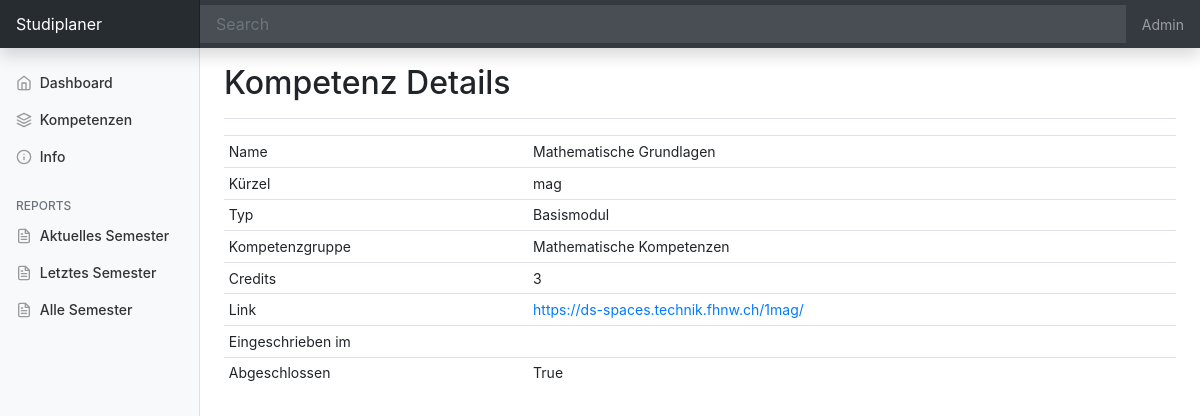
The app's page /course/3/ with its own data.
### kompetenzen/models.py (models this page shows, shortened)
class course(models.Model):
    id = models.AutoField(primary_key=True)
    name = models.CharField(max_length=200, null=True)
    shortname = models.CharField(max_length=10, null=True)
    type = models.ForeignKey(course_type, null=True, on_delete=models.SET_NULL)
    group = models.ForeignKey(course_group, null=True, on_delete=models.SET_NULL)
    credits = models.IntegerField(null=True)
    date_created = models.DateTimeField(auto_now_add=True)
    done = models.BooleanField(default=False)
    semester = models.ForeignKey(course_semester, null=True, on_delete=models.SET_NULL, blank=True)
    link = models.CharField(max_length=300, null=True)

class course_type(models.Model):
    id = models.AutoField(primary_key=True)
    name = models.CharField(max_length=100, null=True)
    date_created = models.DateTimeField(auto_now_add=True)
    def __str__(self):
        return self.name

class course_group(models.Model):
    id = models.AutoField(primary_key=True)
    name = models.CharField(max_length=100, null=True)
    maxcredits = models.IntegerField(null=True)
    mincredits = models.IntegerField(null=True)
    date_created = models.DateTimeField(auto_now_add=True)
    def __str__(self):
        return self.name

### kompetenzen/views.py (the view)
# urls.py: path('course/<str:pk>/', views.coursedetail, name="coursedetail"),
def coursedetail(request, pk):
     co = course.objects.get(id=pk)
     context = {'course':co}
     return render(request, 'kompetenzen/course.html', context)

### kompetenzen/templates/kompetenzen/course.html
{% extends 'kompetenzen/main.html' %}
{% block content %}
<main role="main" class="col-md-9 ml-sm-auto col-lg-10 px-md-4">
  <div class="d-flex justify-content-between flex-wrap flex-md-nowrap align-items-center pt-3 pb-2 mb-3 border-bottom">
    <h1 class="h2">Kompetenz Details</h1>
  </div>
  <div class="table-responsive">
    <table class="table table-striped table-sm">
      <thead>
        <tr>
          <td>Name</td>
          <td>{{course.name}}</td>
        </tr>
        <tr>
          <td>Kürzel</td>
          <td>{{course.shortname}}</td>
        </tr>
        <tr>
          <td>Typ</td>
          <td>{{course.type}}</td>
        </tr>
        <tr>
          <td>Kompetenzgruppe</td>
          <td>{{course.group}}</td>
        </tr>
        <tr>
          <td>Credits</td>
          <td>{{course.credits}}</td>
        </tr>
        <tr>
          <td>Link</td>
          <td><a href="{{course.link}}" target="_blank">{{course.link}}</a></td>
        </tr>
        <tr>
          <td>Eingeschrieben im</td>
          <td>{{course.signed_up}}</td>
        </tr>
        <tr>
          <td>Abgeschlossen</td>
          <td>{{course.done}}</td>
        </tr>
      </thead>
    </table>
  </div>
</main>
{% endblock %}

### static/css/main.css (style rules this page uses)
body { background-color: #ffffff; }

### static/css/dashboard.css (style rules this page uses)
body { font-size: .875rem; }

### records on screen
course: name "Mathematische Grundlagen", shortname "mag", type "Basismodul", group "Mathematische Kompetenzen", credits "3", link "https://ds-spaces.technik.fhnw.ch/1mag/", done "True"
